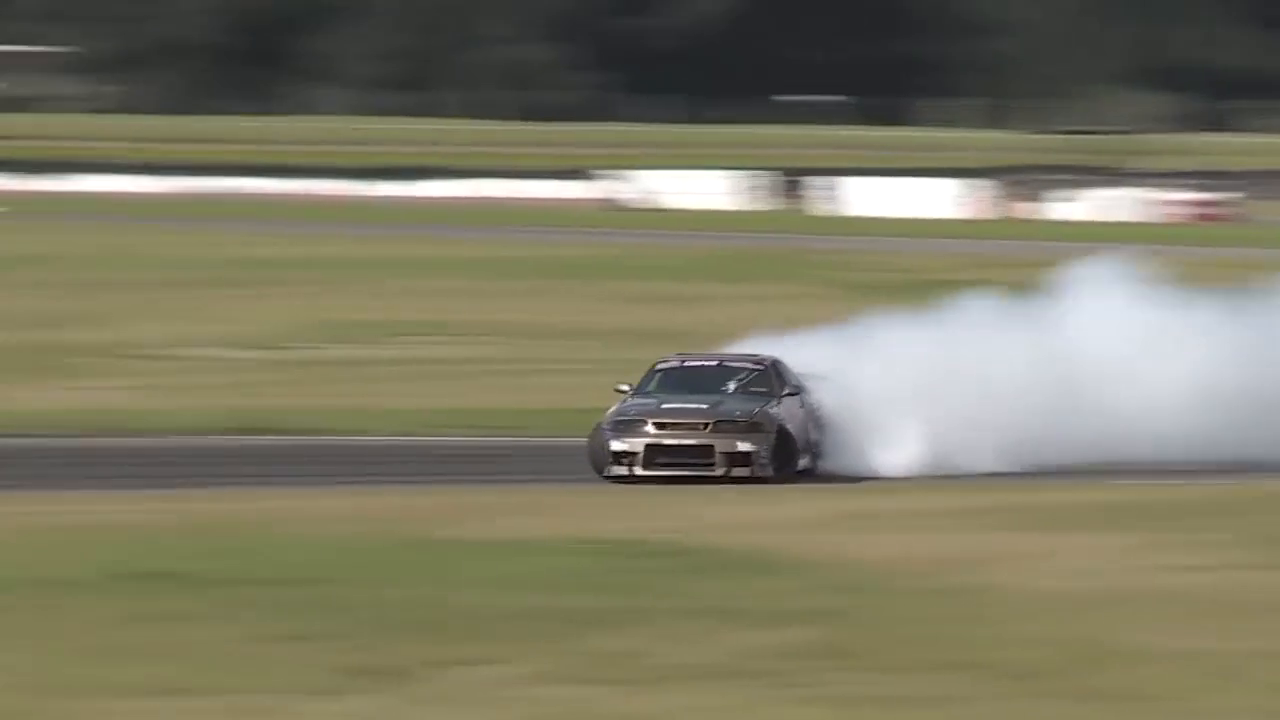
#> input picture frame 23 of module4_video_processing/race_car.mp4, 1280 x 720 px, given in place of the camera
$ python 05-main.py
#> lines starting #> are read from the running program, lines starting #| are printed output that depends on the picture; after the words box and inside, x2 and y2 are one past the last pixel; in counts of white or black regions, pixels touching at a corner belong together
### module4_video_processing/01-video-processing/motion_video.py
import cv2
import numpy as np


class ExceptError(Exception):
    pass

class MotionVideo:
    def __init__(self, path=0, kernel_size=(3, 3)):
        self.path = path
        self.kernel_size = kernel_size

    def validate_path(self):
        video = cv2.VideoCapture(self.path)
        if not video.isOpened():
            raise ExceptError("The path of your video could not be found, plese check again.")
        return video

    # [10 lines left out: function video_properties, not called in this run]

    def process_video(self, color_rectangle=(0, 0, 255)):
#> called with color_rectangle = (0, 0, 255)
        knn = cv2.createBackgroundSubtractorKNN(history=400)
        win_name = "Color Frames"
        win_binary = "Binary Frames"
        cv2.namedWindow(win_name)
        cv2.namedWindow(win_binary)
        video = self.validate_path()
        while True:
            has_frame, frame = video.read()
#> frame is the input picture: shape (720, 1280, 3); mean B, G, R 100.6, 122.4, 125.5

            if not has_frame:
                break

            # Stage 1: Motion based on foreground mask.
            fg_mask = knn.apply(frame)
#> fg_mask: shape (720, 1280); every value is 255
            fg_mask_eroded = cv2.erode(fg_mask, np.ones(self.kernel_size, np.uint8))
            motion_area_eroded = cv2.findNonZero(fg_mask_eroded)
#> motion_area_eroded = contour of 921600 points, box (x1, y1, x2, y2) (0, 0, 1280, 720), area 0
            xe, ye, we, he = cv2.boundingRect(motion_area_eroded)
#> xe = 0; ye = 0; we = 1280; he = 720

            if motion_area_eroded is not None:
                cv2.rectangle(frame, (xe, ye), (xe + we, ye + he), color_rectangle, thickness=6)
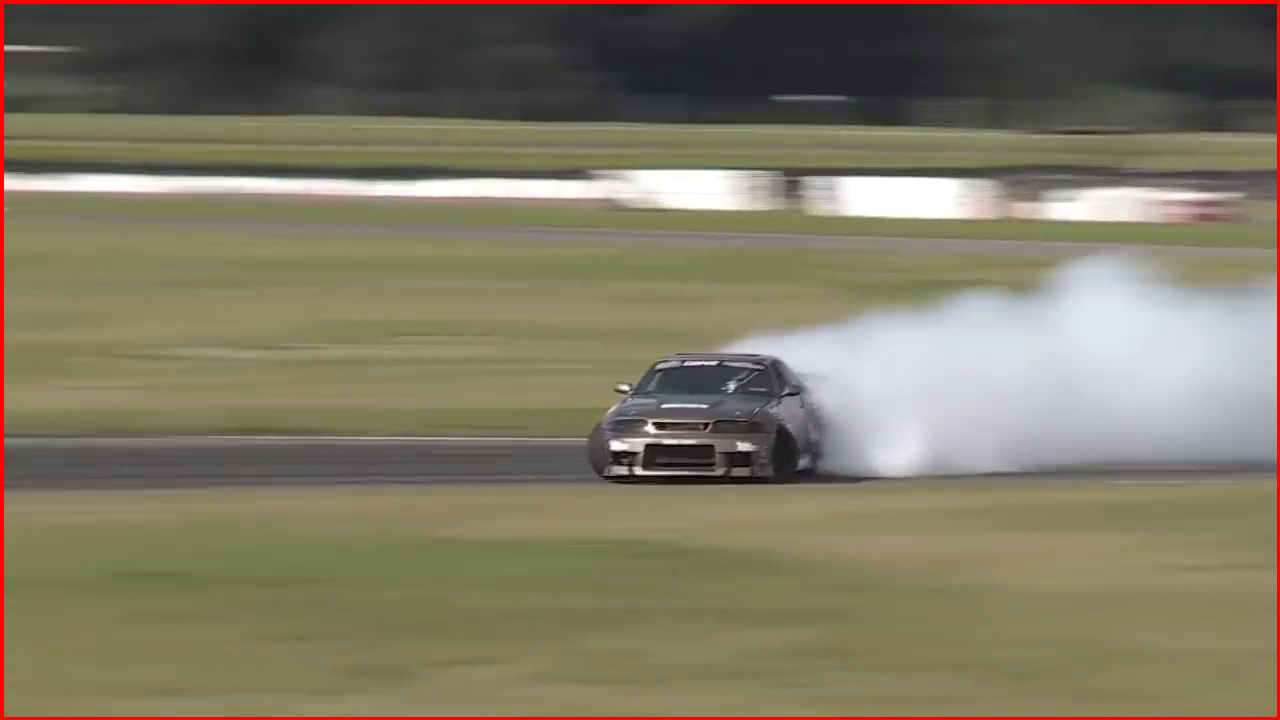
#> frame: shape (720, 1280, 3); 1.51% of pixels changed, all inside (x1, y1, x2, y2) = (0, 0, 1280, 720)

            color_frame = cv2.cvtColor(fg_mask_eroded, cv2.COLOR_GRAY2BGR)
#> color_frame: shape (720, 1280, 3); every value is 255

            cv2.imshow(win_name, frame)
            cv2.imshow(win_binary, color_frame)
            key = cv2.waitKey(1)
#> (key Q is pressed here)

            if key == ord("Q") or key == ord("q") or key == 27:
                break

        video.release()
        cv2.destroyAllWindows(win_name)


### module4_video_processing/01-video-processing/05-main.py
from motion_video import MotionVideo

path = 1
kernel_size = (5, 5)

mt_video = MotionVideo(path, kernel_size)

#mt_video.video_properties()
mt_video.process_video()

$ run again, starting later in the video
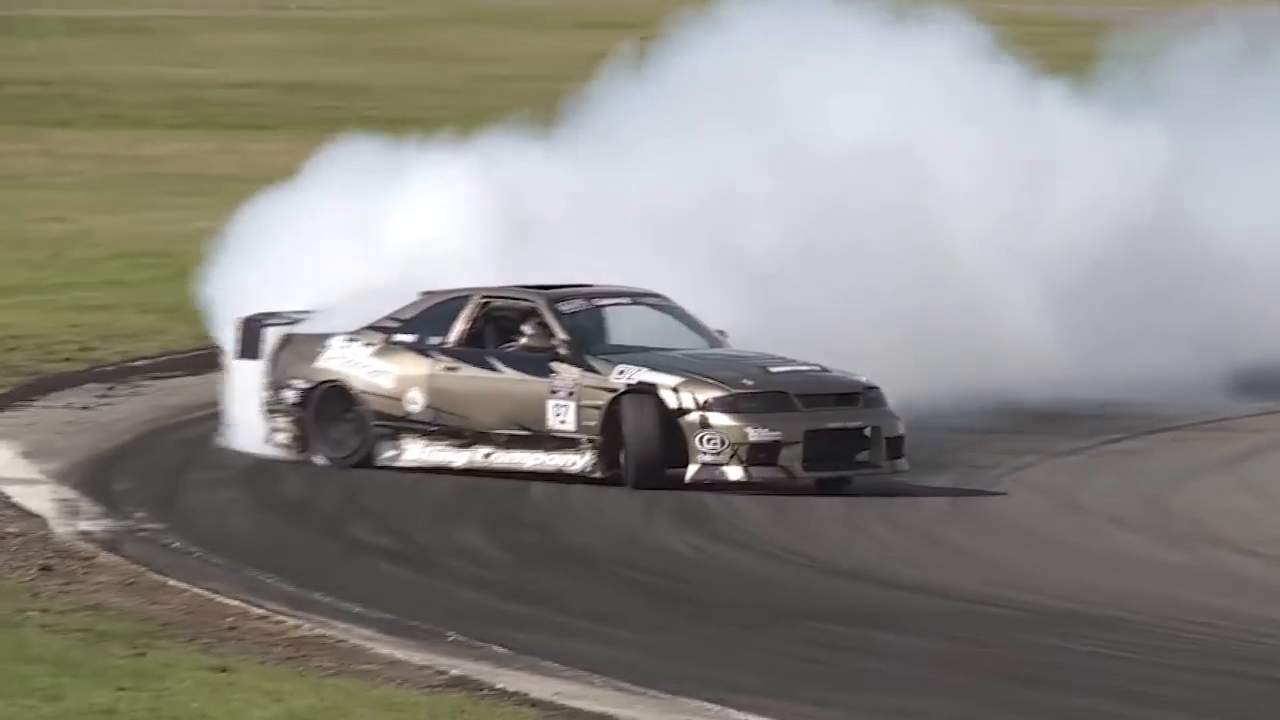
#> input picture frame 105 of module4_video_processing/race_car.mp4, 1280 x 720 px, given in place of the camera
#> in process_video, frame is the input picture: shape (720, 1280, 3); mean B, G, R 129.8, 135.6, 137.4
#> fg_mask: shape (720, 1280); every value is 255
#> motion_area_eroded = contour of 921600 points, box (x1, y1, x2, y2) (0, 0, 1280, 720), area 0
#> xe = 0; we = 1280; he = 720
#> in process_video, `cv2.rectangle(frame, (xe, ye), (xe + we, ye + he), color_rectangle, th..`:
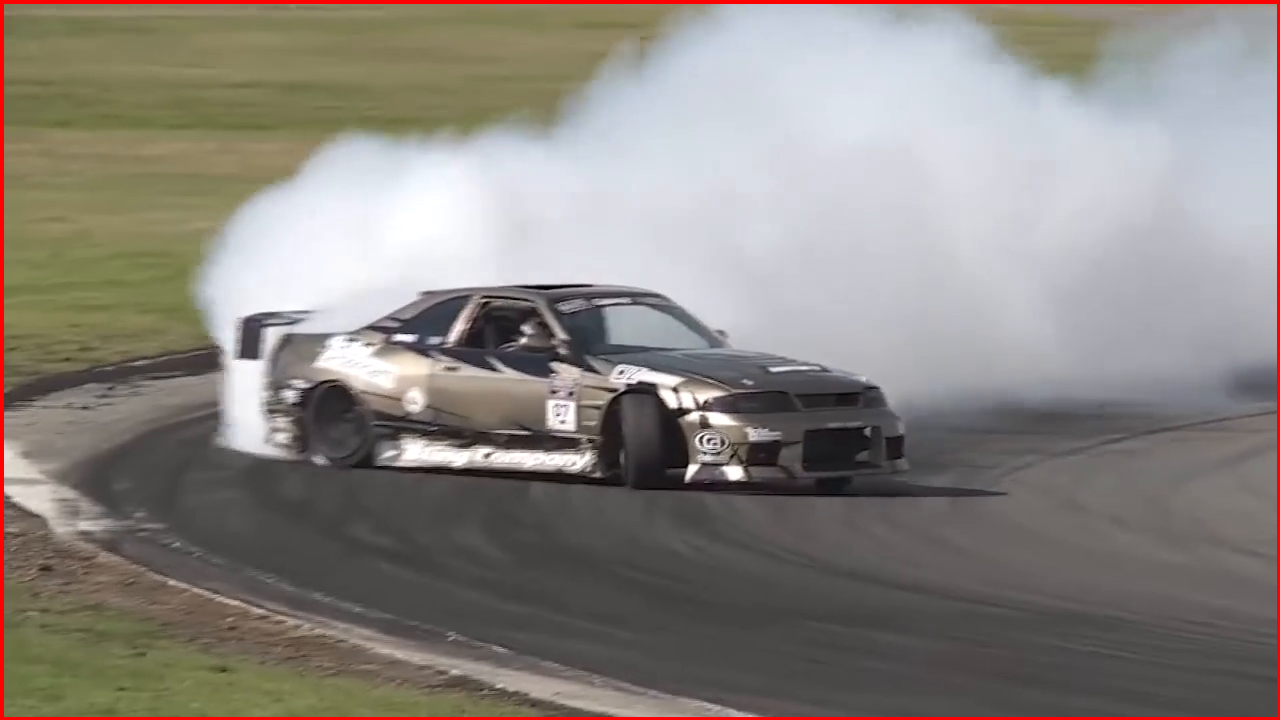
#> frame: shape (720, 1280, 3); 1.51% of pixels changed, all inside (x1, y1, x2, y2) = (0, 0, 1280, 720)
#> color_frame: shape (720, 1280, 3); every value is 255

$ run again, starting later in the video
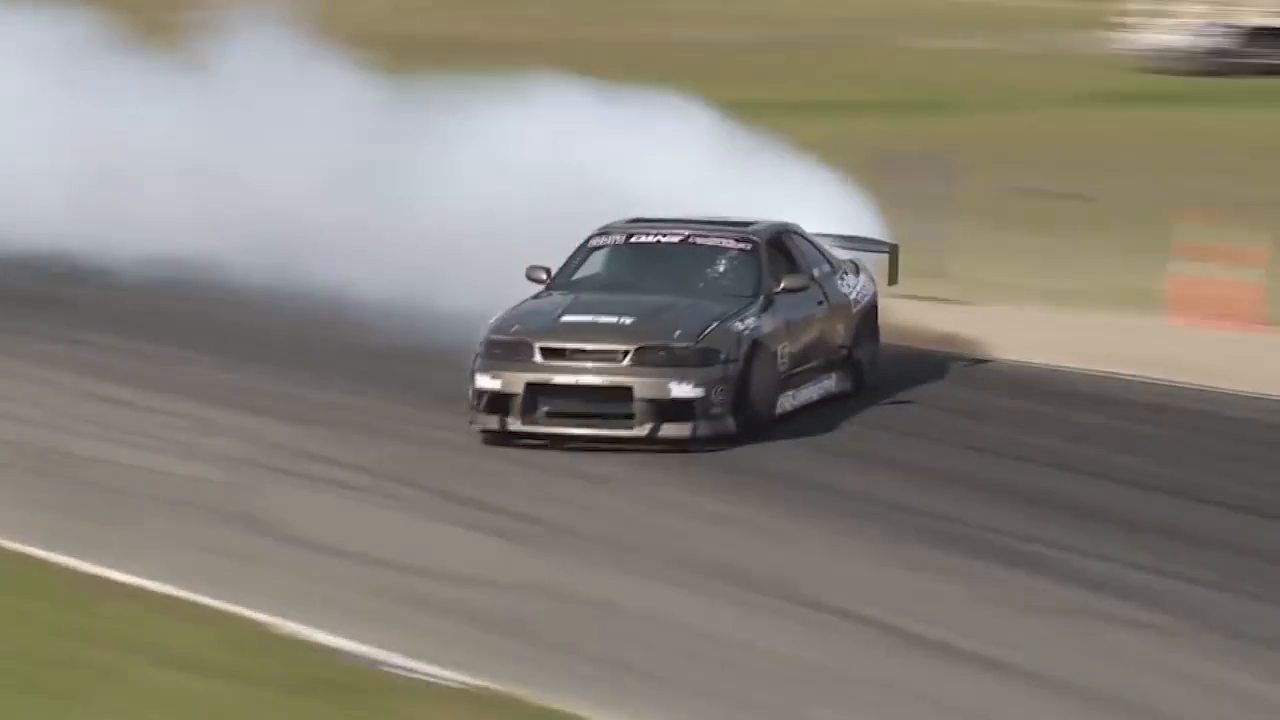
#> input picture frame 188 of module4_video_processing/race_car.mp4, 1280 x 720 px, given in place of the camera
#> in process_video, frame is the input picture: shape (720, 1280, 3); mean B, G, R 121.5, 131.3, 136.2
#> fg_mask: shape (720, 1280); every value is 255
#> motion_area_eroded = contour of 921600 points, box (x1, y1, x2, y2) (0, 0, 1280, 720), area 0
#> xe = 0; we = 1280; he = 720
#> in process_video, `cv2.rectangle(frame, (xe, ye), (xe + we, ye + he), color_rectangle, th..`:
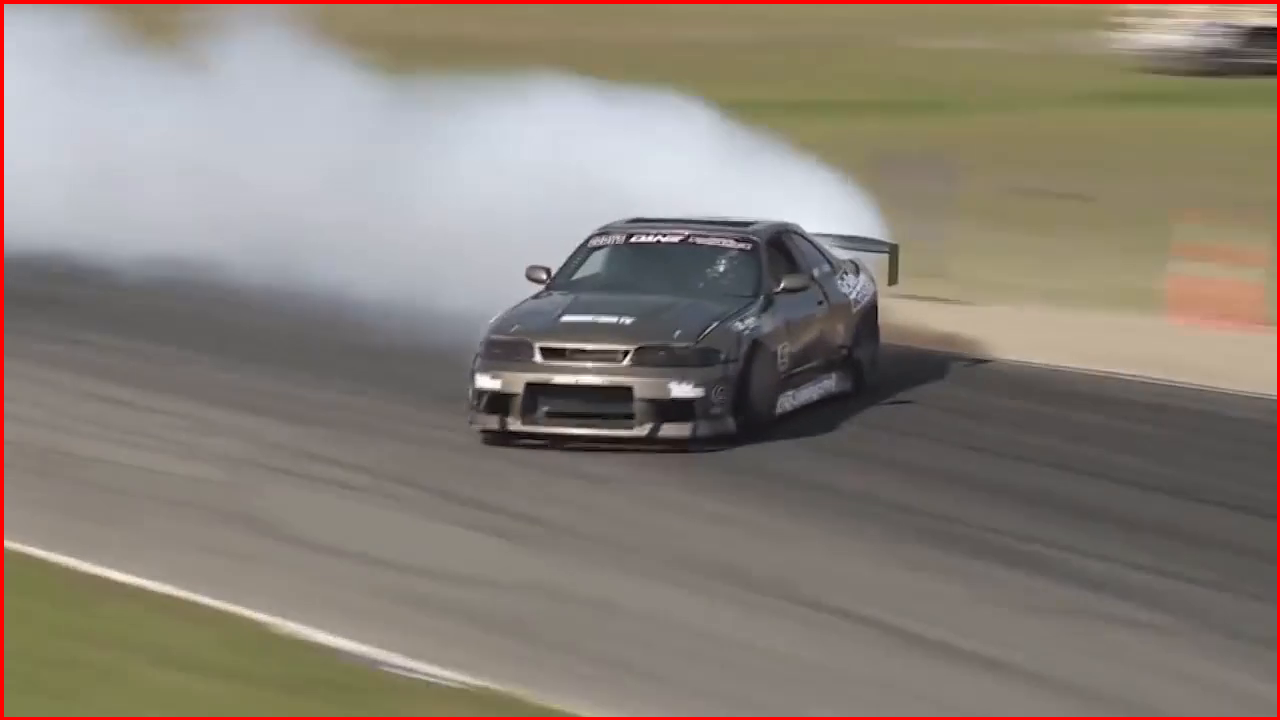
#> frame: shape (720, 1280, 3); 1.51% of pixels changed, all inside (x1, y1, x2, y2) = (0, 0, 1280, 720)
#> color_frame: shape (720, 1280, 3); every value is 255
